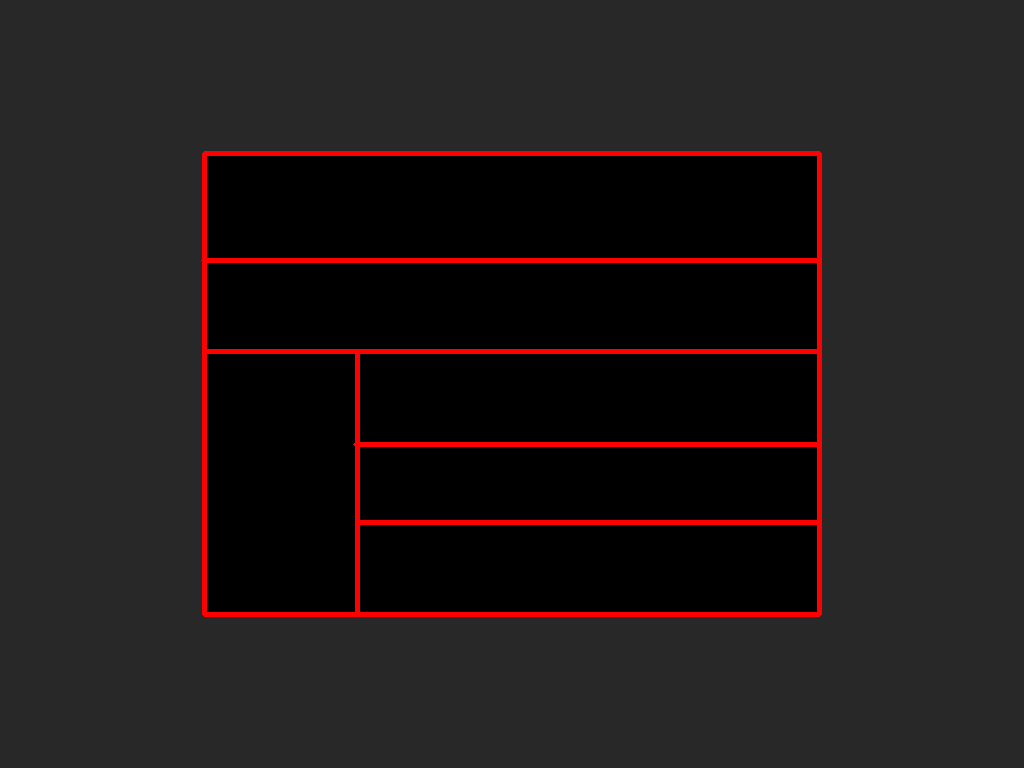
#> input picture generate&inference no texons/expt6_humanmcmc/chain A/image/11_10077.png, 1024 x 768 px, given in place of 1_10005.png, which was not available
$ python conditional_entropy_humanMCMC.py   (older library calls are emulated)
#> lines starting #> are read from the running program, lines starting #| are printed output that depends on the picture
# -*- coding: utf-8 -*-
"""
Created on Mon Apr 24 13:52:00 2017

output: no all_possible_infer_trees, only most_likely_tree

@author: Edward Coen
"""

from __future__ import division
import scipy.special
from scipy.misc import comb
import math
import scipy.stats
import numpy as np
import networkx as nx
from networkx.algorithms.traversal.depth_first_search import dfs_successors
import itertools as it
import operator as op
import pandas as pd
import cv2
import sys
import itertools
import matplotlib.pyplot as plt
import graphviz
import cPickle as pickle

sys.setrecursionlimit(1000000000)
"""
number of img to infer
"""

IMG_LIST = list(np.array([5, 18, 42, 77, 157, 168, 183, 369, 407, 447, 587, 619, \
        632, 653, 660, 702, 732, 750, 842, 864]) + 10000)
print(IMG_LIST)
SUB_NUM = list(range(1, 17))
"""
ncrp parameters
"""

GAMMA = 0.9
ALL_GUEST_NUM = 6

"""
image parameters
"""

#IMAGE_WIDTH = 1024
#IMAGE_HEIGHT = 768
COLOR_SPACE = [[128,128,128],[0,0,255],[0,255,0],[255,0,0],[0,255,255],[255,0,255],[255,255,0],[255,255,255]]
GRAPH_WIDTH = 500
TREE_GRAPH_HEIGHT = 252
INFER_IMG_ADJUST_HEIGHT = 300

"""
Dirchlet parmeters
"""
ALPHA_BASE = [3.5]

"""
information content record
"""

#INFORMATION_CONTENT_VALUE_LIST = [2.44, -2.48, 1.09, 4.40, -1.89, 7.29, 1.63, -0.10, 5.07, 6.81, 8.10, 7.65, 0.56, 10.5, -1.24, 3.23, 9.84, 7.12, -0.70, 5.91]
#CONDITIONAL_ENTROPY_VALUE_LIST = [1.52, 3.57,  2.63, 1.68,  3.58, 0.80, 2.31,  2.79, 1.90, 0.84, 0.76, 0.59, 2.20, 0.00, 3.67,  1.54, 0.00, 0.94, 2.30,  0.98]
INFORMATION_CONTENT_VALUE_LIST = []
CONDITIONAL_ENTROPY_VALUE_LIST = []
"""
code parameters
"""

"""
global arguements
"""


""" possible tree and its p value for curr img """

class possible_tree_generator():
    def __init__(self, img_num):
        self.img_num = img_num
        self.all_img_tree_list = []

    def __call__(self):
        img_origin = cv2.imread('image/'+str(self.img_num)+'.png')
        img_height, img_width, channel_num = img_origin.shape
        if self.img_num[0] != str(0):
            img_init = img_origin[int(0.2 * img_height) : int(0.8 * img_height), int(0.2 * img_width) : int(0.8 * img_width)]
        else:
            img_init = img_origin
            print(self.img_num)
        tree_init = nx.DiGraph()
        tree_init.add_node(1, img = img_init, complete = 0, terminal = 0, p_like = 1, p_poster_list = [], guest = [], depth = 1, possible_trees_num = 0)
        tree_list_init = [tree_init]
        possible_tree_list = possible_tree(tree_list_init)
        ncrp_tree_list = map(ncrp_tree_transform, possible_tree_list)
        return ncrp_tree_list

def possible_tree(tree_list):
    all_tree_complete = map(lambda x: x.node[1]['complete'], tree_list)
    if all_tree_complete.count(0) == 0:
        return tree_list

    else:
        tree_list_temp = map(tree_extend, tree_list)
        tree_list = tree_flatten(tree_list_temp)
        return possible_tree(tree_list)

# [109 lines left out: functions tree_extend, node_extend, make_extended_tree, cal_possible_cut_edges, not called in this run]

def cal_p_dirichlet(cut_propotion):
    alpha = ALPHA_BASE * len(cut_propotion)
    return scipy.stats.dirichlet.pdf(cut_propotion, alpha)

# [18 lines left out: functions tree_flatten, ncrp_tree_transform, not called in this run]

"""transform possible tree to table partion list  """
"""make the prior probability calculation easy"""
"""make the likelihood probabilty list"""

class likelihood():
    # [30 lines left out: functions __init__, prior_code_tree_transform, cal_code_list, not called in this run]

    def cal_children_single_guest_num(self, node_id):
        single_guest_num_list =  map(lambda x: len(self.graph.node[x]['guest']), nx.DiGraph.successors(self.graph, node_id))
        return len(single_guest_num_list) - single_guest_num_list.count(1)

    def cal_index_sorted(self, element):
        self.target = element
        return map(self.find_index, range(len(self.element_with_index_list)))

    def find_index(self, index):
        if self.element_with_index_list[index][1] == self.target:
            return index

    def __call__(self):
        map(self.prior_code_tree_transform, self.all_tree_graph)
        return self.all_tree_code, self.all_tree_p

"""cal the prior probability for every possible tree of curr img by the 'table partion list' form"""

class prior():

    def __init__(self, all_table_partion_list):
        self.all_table_partion_list = all_table_partion_list

    def cal_renomalize_parameter(self, table_partion):
        return 1/((1 - scipy.special.gamma(GAMMA) * GAMMA * scipy.special.gamma(np.array(table_partion).sum()) / scipy.special.gamma(np.array(table_partion).sum() + GAMMA)) * len(list(set(itertools.permutations(np.array(table_partion))))))

    def cal_probability_table_partion(self, table_partion):
        return reduce(op.mul, map(scipy.special.gamma, np.array(table_partion))) * scipy.special.gamma(GAMMA) * pow(GAMMA, len(table_partion)) / scipy.special.gamma(np.array(table_partion).sum() + GAMMA)

    def cal_permutation_table_partion(self, table_partion):
        return list(set(list(itertools.permutations(table_partion))))

    def cal_all_combination_guest(self, permutation_table_partion):
        return reduce(op.add, map(self.cal_permutation_combination_guest, permutation_table_partion))

    def cal_permutation_combination_guest(self, table_partion):
        self.guest_left = np.array(table_partion).sum()
        return reduce(op.mul, map(self.cal_combination_guest, table_partion))

    # [11 lines left out: functions cal_combination_guest, cal_prior_probability, not called in this run]

    def __call__(self):
        return map(self.cal_prior_probability, self.all_table_partion_list)

"""cal the posterior probability and visualization the most likely tree"""
class posterior():
    def __init__(self, img_list, sub_num):
        self.img_list = img_list
        self.sub_num = sub_num

    def __call__(self):
        for i in self.sub_num:
            for j in self.img_list:
                img_num = str(i) + '_' + str(j)
                print(img_num)
                Possible_Tree = possible_tree_generator(img_num)
                Possible_Tree_List = Possible_Tree()
                Likelihood = likelihood(all_tree_graph = Possible_Tree_List)
                Likelihood_Probability = Likelihood()
                All_Table_Partion_List = map(lambda x: Likelihood_Probability[0][x], range(len(Likelihood_Probability[0])))
                Prior = prior(all_table_partion_list = All_Table_Partion_List)
                Prior_Probability =  Prior()
                posterior_list = map(lambda x: Prior_Probability[x] * Likelihood_Probability[1][x], range(len(Likelihood_Probability[0])))
                max_index = posterior_list.index(np.array(posterior_list).max())
                most_like_tree = Possible_Tree_List[max_index]
                most_like_tree.node[1]['possible_trees_num'] = len(Possible_Tree_List)
                most_like_tree.node[1]['p_poster_list'] = posterior_list

                num_graph_col = int((len(Possible_Tree_List) - 1)/3) + 1
                tree_graph_width = int(TREE_GRAPH_HEIGHT * 1.5 * 3 / num_graph_col)
                information_content = - math.log(np.array(posterior_list).sum(), 2)
                INFORMATION_CONTENT_VALUE_LIST.append(information_content)

                posterior_list_renormalize = np.array(posterior_list) / np.array(posterior_list).sum()
                conditional_entropy_list = map(lambda x: - x * math.log(x), posterior_list_renormalize)
                conditional_entropy = np.array(conditional_entropy_list).sum()
                CONDITIONAL_ENTROPY_VALUE_LIST.append(conditional_entropy)
#> this loop made 1 pass
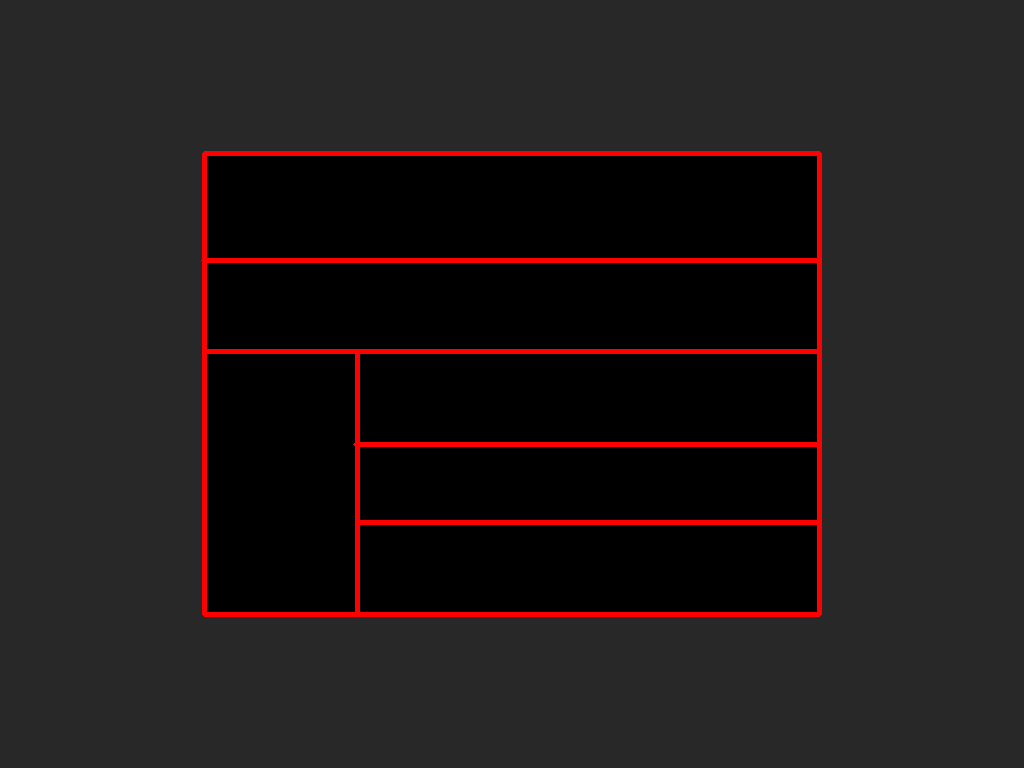
#> input picture generate&inference no texons/expt6_humanmcmc/chain A/image/11_10077.png, 1024 x 768 px, given in place of 1_10005.png, which was not available
#> pass 1, in __call__, `img_init = img_origin[int(0.2 * img_height) : int(0.8 * img_height), i..`:
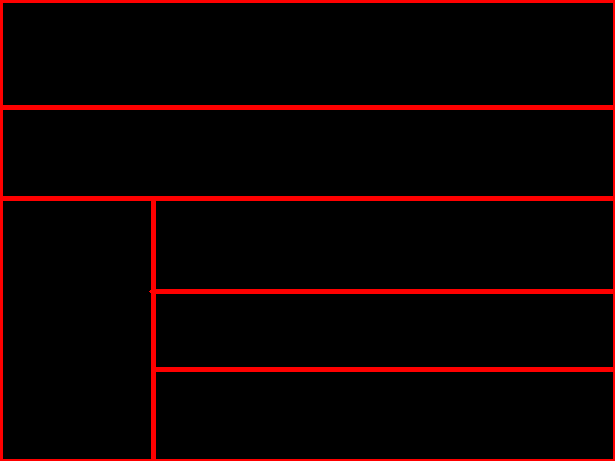
#> img_init: shape (461, 615, 3); mean B, G, R 0, 0, 15.6

def main():
    Posterior_Likelihood = posterior(img_list = IMG_LIST, sub_num = SUB_NUM)
    Most_Like_Tree = Posterior_Likelihood()
    IC_CE = {'information_content': INFORMATION_CONTENT_VALUE_LIST, 'conditional_entropy': CONDITIONAL_ENTROPY_VALUE_LIST}
    dfIndex = pd.MultiIndex.from_product([SUB_NUM, IMG_LIST], names = ['sub', 'img'])
    export_IC_CE = pd.DataFrame(IC_CE, columns = ['information_content', 'conditional_entropy'], index = dfIndex)

    fig = plt.figure()
    axForDraw = fig.add_subplot(111)
    for key, grp in export_IC_CE.groupby('img'):
        grp.index = grp.index.droplevel('img')
        grp.plot(ax=axForDraw, label=key, title='information_content', y = 'information_content')
    plt.show()

    export_IC_CE.to_csv('informationcontent_conditionalentropy_expt6' + str(max(SUB_NUM)) + '.csv')
    print ('okkkkk')

if __name__ == "__main__":
#> (the run stopped early here; a loop or call above may not have finished)

$ run again, on generate&inference no texons/expt6_humanmcmc/chain A/image/4_10864_1.png
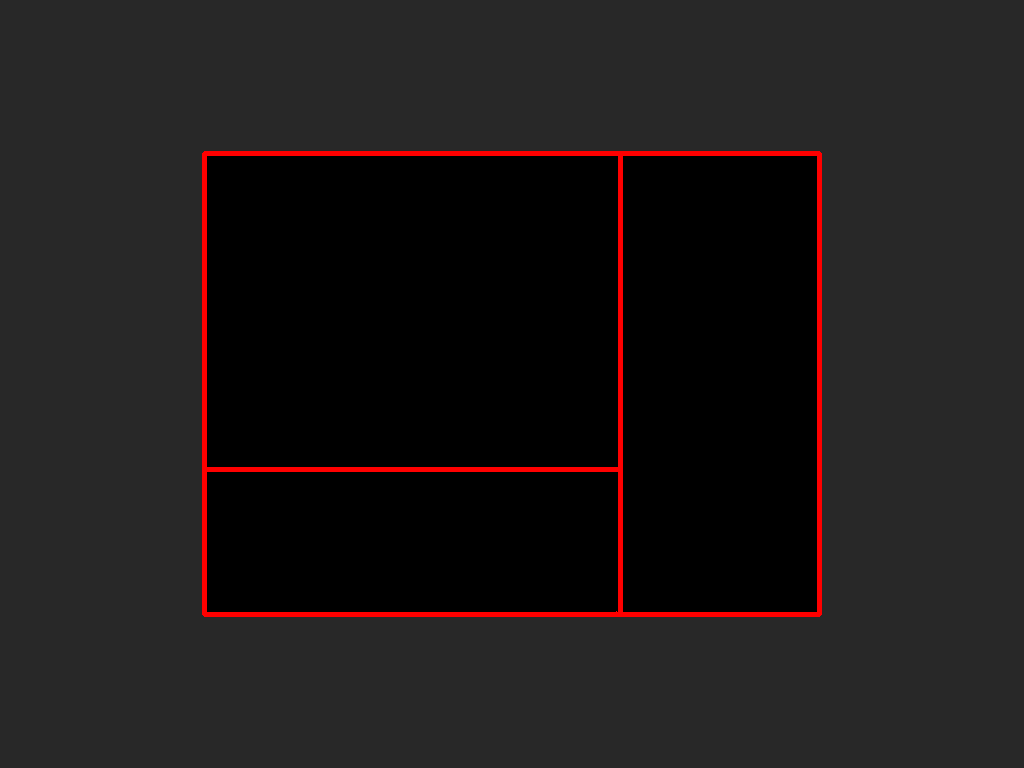
#> input picture generate&inference no texons/expt6_humanmcmc/chain A/image/4_10864_1.png, 1024 x 768 px, given in place of 1_10005.png, which was not available
#> the loop in __call__, `for i in self.sub_num:` made 1 pass
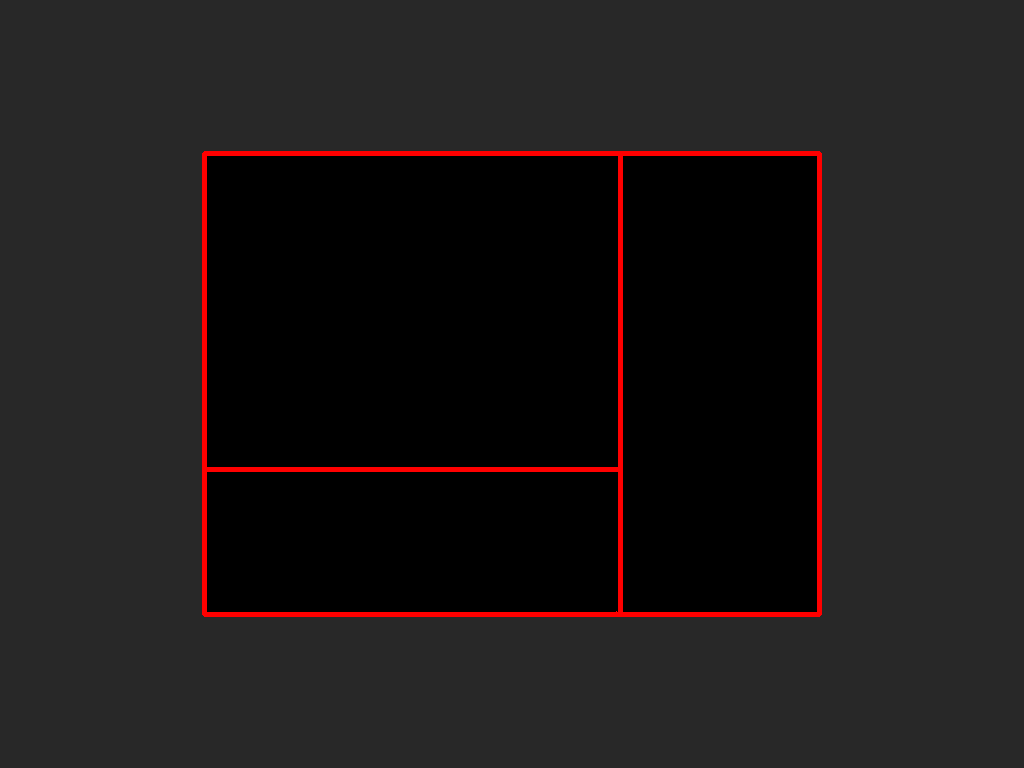
#> input picture generate&inference no texons/expt6_humanmcmc/chain A/image/4_10864_1.png, 1024 x 768 px, given in place of 1_10005.png, which was not available
#> pass 1, in __call__, `img_init = img_origin[int(0.2 * img_height) : int(0.8 * img_height), i..`:
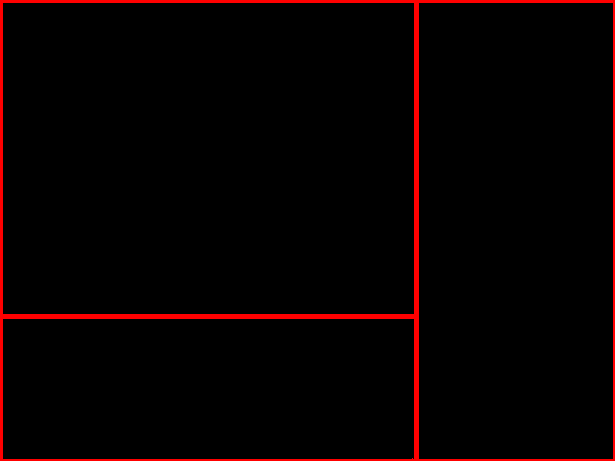
#> img_init: shape (461, 615, 3); mean B, G, R 0, 0, 8.7

$ run again, on generate&inference no texons/expt6_humanmcmc/chain A/image/6_10407.png
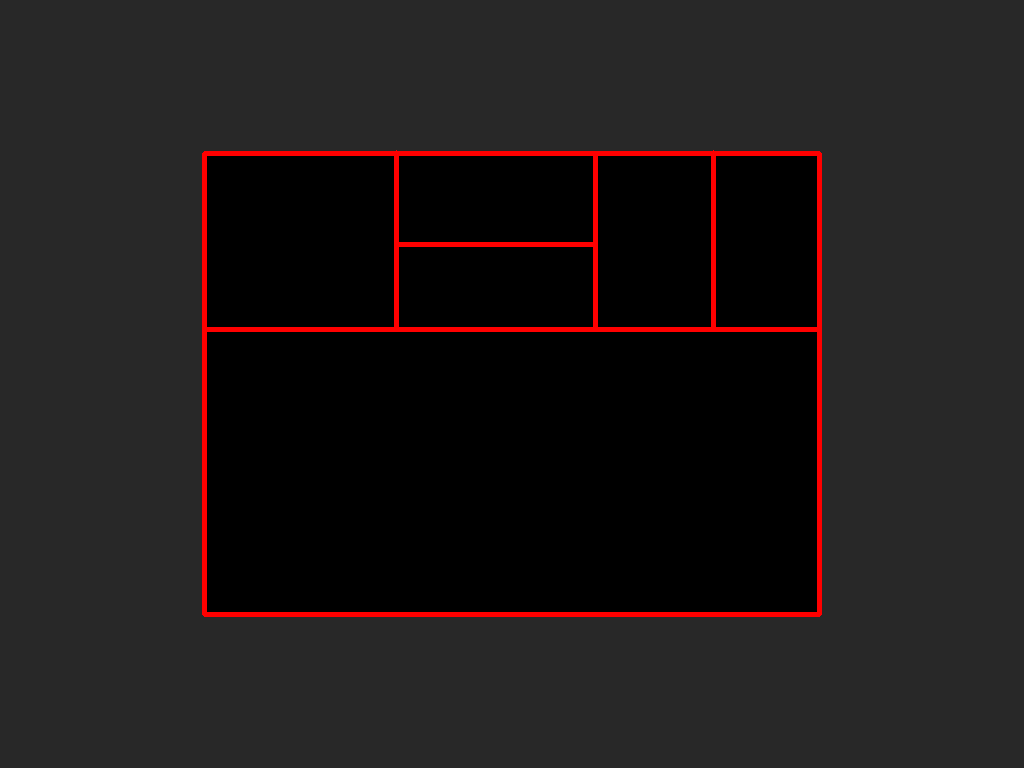
#> input picture generate&inference no texons/expt6_humanmcmc/chain A/image/6_10407.png, 1024 x 768 px, given in place of 1_10005.png, which was not available
#> the loop in __call__, `for i in self.sub_num:` made 1 pass
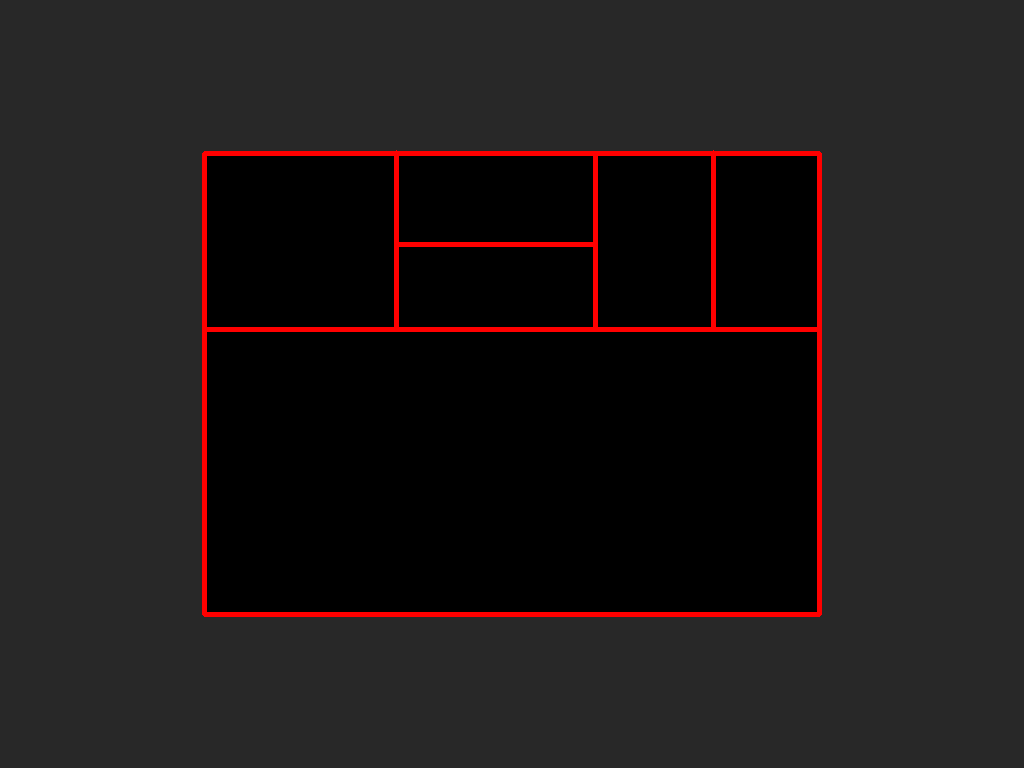
#> input picture generate&inference no texons/expt6_humanmcmc/chain A/image/6_10407.png, 1024 x 768 px, given in place of 1_10005.png, which was not available
#> pass 1, in __call__, `img_init = img_origin[int(0.2 * img_height) : int(0.8 * img_height), i..`:
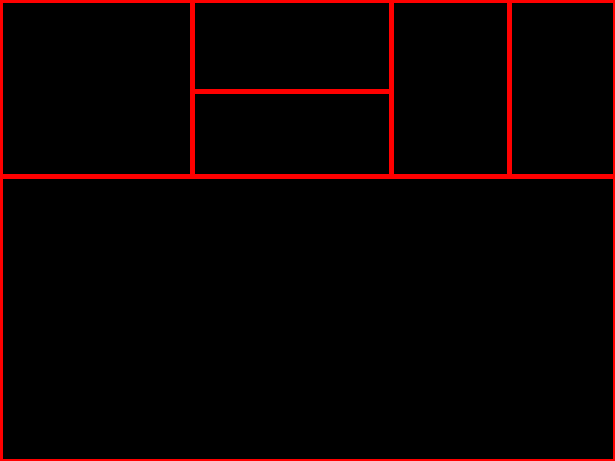
#> img_init: shape (461, 615, 3); mean B, G, R 0, 0, 10.7
